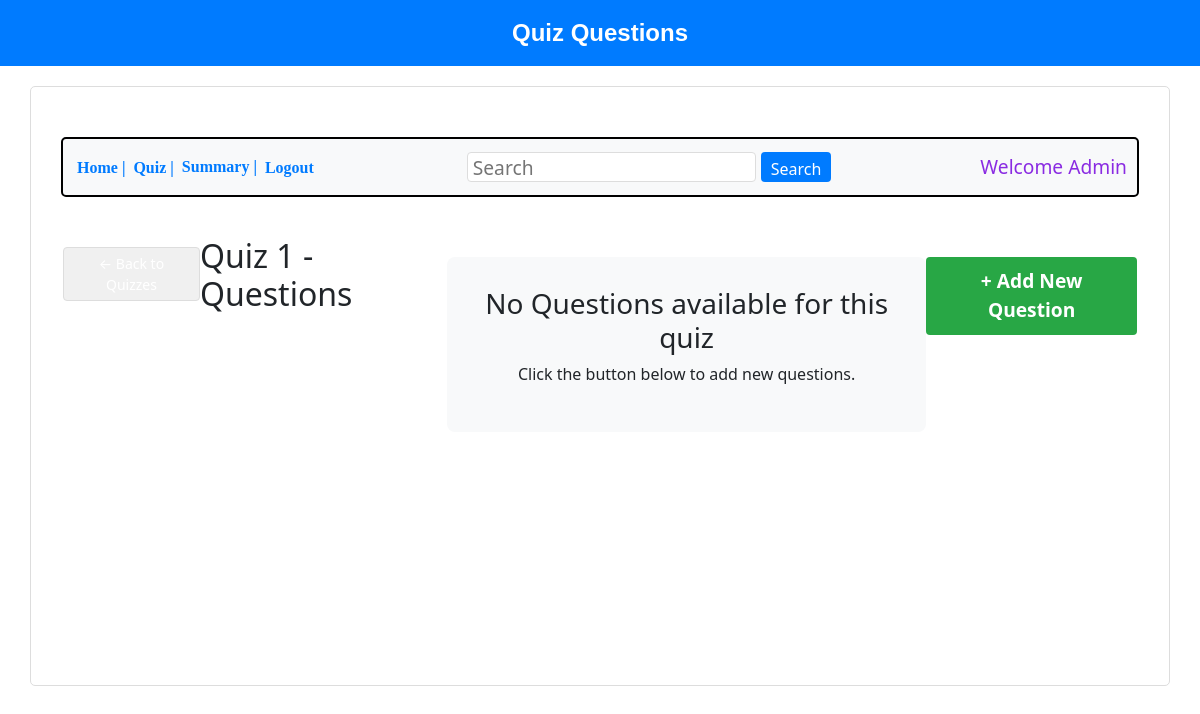
Page /manage_questions/1 on the earlier database version.
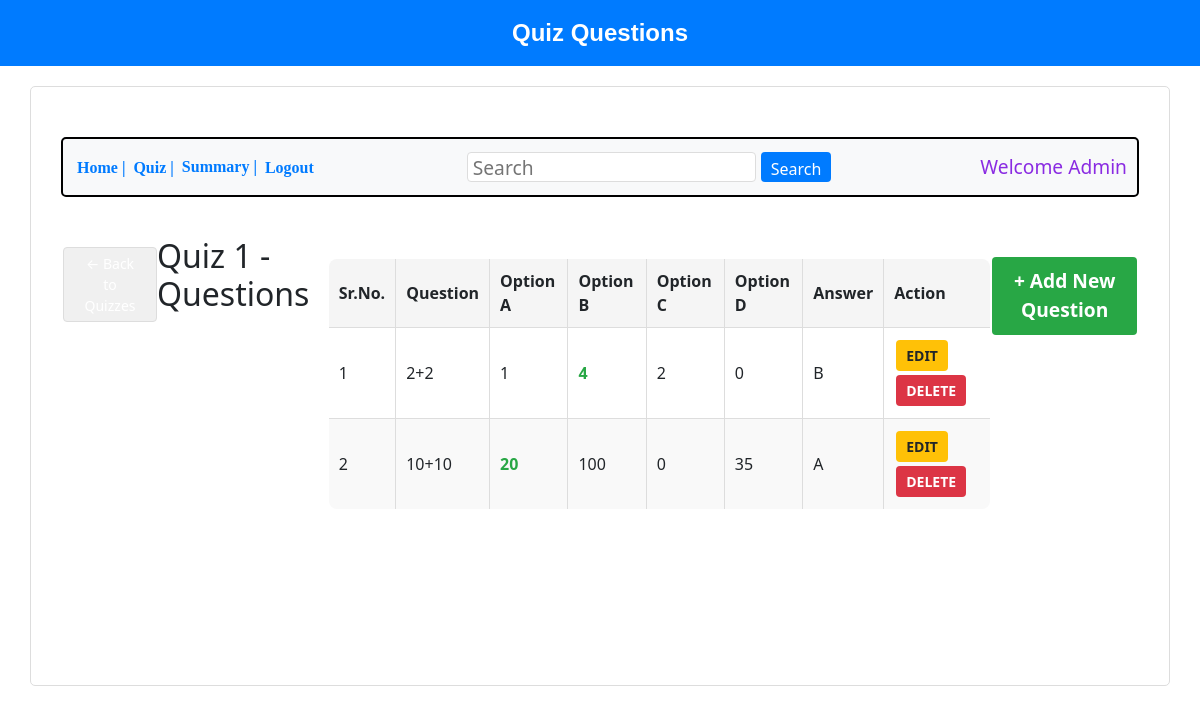
Same page on the later database version.
### backend/models.py (models this page shows, shortened)
class Quiz(db.Model):
    __tablename__ = "quizzes"
    id = db.Column(db.Integer, primary_key=True)
    title = db.Column(db.String, nullable=False)
    subject_id = db.Column(db.Integer, db.ForeignKey("subjects.id"), nullable=False)
    chapter_id = db.Column(db.Integer, db.ForeignKey("chapters.id"), nullable=False)
    duration = db.Column(db.String, nullable=False)  # Store as string (e.g., "00:10")
    created_by_id = db.Column(db.Integer, db.ForeignKey("user_info.id"), nullable=False)
    is_active = db.Column(db.Boolean, default=True)
    created_at = db.Column(db.String, nullable=False, default=datetime.now().strftime("%Y-%m-%d"))
    subject = db.relationship("Subject", backref="quizzes")
    chapter = db.relationship("Chapter", backref="quizzes")
    created_by = db.relationship("User", backref="quizzes_created")

class Question(db.Model):
    __tablename__ = "questions"
    id = db.Column(db.Integer, primary_key=True)
    quiz_id = db.Column(db.Integer, db.ForeignKey("quizzes.id"), nullable=False)
    chapter_id = db.Column(db.Integer, db.ForeignKey("chapters.id"), nullable=False)
    question_text = db.Column(db.String, nullable=False)
    quiz = db.relationship("Quiz", backref="questions")
    options = db.relationship("Option", backref="question", cascade="all, delete-orphan")

class Option(db.Model):
    __tablename__ = "options"
    id = db.Column(db.Integer, primary_key=True)
    question_id = db.Column(db.Integer, db.ForeignKey('questions.id'), nullable=False)
    option_text = db.Column(db.String(255), nullable=False)
    is_correct = db.Column(db.Boolean, default=False)

### backend/controllers.py (the view)
@app.route('/manage_questions/<int:quiz_id>')
def manage_questions(quiz_id):
    quiz = Quiz.query.get_or_404(quiz_id)
    questions = Question.query.filter_by(quiz_id=quiz_id).all()
    for question in questions:
        question.options = Option.query.filter_by(question_id=question.id).all()
    return render_template('show_question.html', quiz=quiz, questions=questions, name=request.args.get('email', 'Admin'))

### templates/show_question.html (shortened to what this page needs)
<!DOCTYPE html>
<html lang="en">
<head>
    <link rel="stylesheet" href="/static/style.css">
    <link rel="stylesheet" href="https://cdnjs.cloudflare.com/ajax/libs/bootstrap/5.3.2/css/bootstrap.min.css">
</head>
<body>
    <div class="header2">Quiz Questions</div>
    <div class="bordertime">
        <div class="button-container">
            <a href="/admin_dash"><button class="nav-button">Home |</button></a>
            <a href="/quiz-mgmt"><button class="nav-button">Quiz |</button></a>
            <button class="nav-button">Summary |</button>
            <a href="/login"><button class="nav-button">Logout</button></a>
            <input class="search" type="search" placeholder="Search">
            <button class="searching">Search</button>
            <h4 class="text">Welcome {{ name }}</h4>
        </div>
        <div class="container">
            <a href="{{ url_for('show_quizzes', subject_id=quiz.subject_id, chapter_id=quiz.chapter_id) }}">
                <button class="back-btn">← Back to Quizzes</button>
            </a>
            <h2>{{ quiz.title }} - Questions</h2>
            {% if questions %}
            <table class="questions-table">
                <thead>
                    <tr>
                        <th>Sr.No.</th>
                        <th>Question</th>
                        <th>Option A</th>
                        <th>Option B</th>
                        <th>Option C</th>
                        <th>Option D</th>
                        <th>Answer</th>
                        <th>Action</th>
                    </tr>
                </thead>
                <tbody>
                    {% for question in questions %}
                    <tr>
                        <td>{{ loop.index }}</td>
                        <td>{{ question.question_text }}</td>
                        {% set options_list = question.options|list %}
                        {% if options_list|length >= 1 %}
                        <td {% if options_list[0].is_correct %}class="correct-option" {% endif %}>{{
                            options_list[0].option_text }}</td>
                        {% else %}
                        <td>-</td>
                        {% endif %}
                        {% if options_list|length >= 2 %}
                        <td {% if options_list[1].is_correct %}class="correct-option" {% endif %}>{{
                            options_list[1].option_text }}</td>
                        {% else %}
                        <td>-</td>
                        {% endif %}
                        {% if options_list|length >= 3 %}
                        <td {% if options_list[2].is_correct %}class="correct-option" {% endif %}>{{
                            options_list[2].option_text }}</td>
                        {% else %}
                        <td>-</td>
                        {% endif %}
                        {% if options_list|length >= 4 %}
                        <td {% if options_list[3].is_correct %}class="correct-option" {% endif %}>{{
                            options_list[3].option_text }}</td>
                        {% else %}
                        <td>-</td>
                        {% endif %}
                        <td>
                            {% for option in options_list %}
                            {% if option.is_correct %}
                            {% if loop.index == 1 %}A{% endif %}
                            {% if loop.index == 2 %}B{% endif %}
                            {% endif %}
                            {% endfor %}
                        </td>
                        <td>
                            <button class="action-btn edit-btn" data-bs-toggle="modal"
                                data-bs-target="#editQuestionModal"
                                data-question-id="{{ question.id }}"
                                data-question-text="{{ question.question_text }}"
                                data-question-hint="{{ question.hint|default('') }}"
                                {% for option in options_list %}
                                data-option-{{ loop.index }}-id="{{ option.id }}"
                                data-option-{{ loop.index }}-text="{{ option.option_text }}"
                                data-option-{{ loop.index }}-correct="{{ 'true' if option.is_correct else 'false' }}"
                                {% endfor %}
                                data-options-count="{{ options_list|length }}">
                                EDIT
                            </button>
                            <a href="{{ url_for('delete_question', question_id=question.id) }}"
                                onclick="return confirm('Are you sure you want to delete this question?')">
                                <button class="action-btn delete-btn">DELETE</button>
                            </a>
                        </td>
                    </tr>
                    {% endfor %}
                </tbody>
            </table>
            {% else %}
            <div class="no-questions">
                <h3>No Questions available for this quiz</h3>
                <p>Click the button below to add new questions.</p>
            </div>
            {% endif %}
            <center>
                <a href="{{ url_for('new_question', quiz_id=quiz.id) }}">
                    <button class="adding-button">+ Add New Question</button>
                </a>
            </center>
        </div>
    </div>
</body>
</html>

### static/style.css (style rules this page uses)
.container { display: flex; justify-content: space-around; }
table { width: 100%; border-collapse: collapse; }
th, td { text-align: left; padding: 8px; }
th { font-weight: bold; text-align: center; }
.bordertime { border: 2px solid black; border-radius: 20px; height: 600px; }
.button-container { padding-left: 20px; display: flex; align-items: center; border: 2px solid black; height: 60px; border-radius: 10px; border-radius: 20px; margin-top: 30px; margin-left: 10px; margin-right: 10px; }
.nav-button { background-color: transparent; text-align: center; display: inline-block; font-size: 16px; cursor: pointer; margin: 0%; padding: 0px 4px; border: none; color: green; font-family: cursive; }
.search { font-size: larger; margin-left: 200px; padding: 0px 50px; height: 30px; }
.searching { height: 30px; color: brown; }
.text { margin-left: 300px; font-size: larger; color: blueviolet; }
.adding-button { margin: 0%; padding: 14px 14px; background-color: rgb(164, 212, 19); border-radius: 20px; justify-content: center; font-size: larger; }
.bordertime { border: 1px solid #ddd; padding: 20px; border-radius: 5px; margin: 20px auto; width: 95%; }
.header2 { background-color: #007bff; color: white; text-align: center; padding: 15px; font-size: 24px; font-weight: bold; }
.button-container { display: flex; align-items: center; margin-bottom: 20px; padding: 10px; background-color: #f8f9fa; border-radius: 5px; }
.nav-button { background: none; border: none; color: #007bff; cursor: pointer; font-weight: bold; }
.back-btn { margin-bottom: 20px; padding: 5px 15px; background-color: #f0f0f0; border: 1px solid #ddd; border-radius: 4px; cursor: pointer; }
.correct-option { margin-top: 20px; }
.text { margin-left: auto; margin-bottom: 0; }
.search { margin-left: auto; padding: 5px; border-radius: 4px; border: 1px solid #ddd; }
.searching { background-color: #007bff; color: white; border: none; border-radius: 4px; padding: 5px 10px; margin-left: 5px; }
.action-btn { margin: 2px; padding: 6px 12px; border: none; border-radius: 4px; cursor: pointer; }
.edit-btn { background-color: #ffc107; color: black; }
.delete-btn { background-color: #dc3545; color: white; }
.back-btn { margin: 10px 0; padding: 8px 16px; background-color: #6c757d; color: white; border: none; border-radius: 4px; cursor: pointer; }
body { font-family: 'Segoe UI', Tahoma, Geneva, Verdana, sans-serif; background-color: #f4f6f8; color: #333; margin: 0; padding: 0; }
h1, h2, h3 { color: #222; }
a { text-decoration: none; color: #007bff; }
.header2 { padding: 20px; background-color: white; color: black; text-align: center; font-size: xx-large; font-family: Verdana, Geneva, Tahoma, sans-serif; }
.container { max-width: 900px; margin: 20px auto; background: white; padding: 20px; border-radius: 8px; }
.action-btn { padding: 6px 12px; border-radius: 5px; font-size: 14px; cursor: pointer; }
.edit-btn { background-color: #ffc107; color: #000; }
.delete-btn { background-color: #dc3545; color: #fff; }
.back-btn { padding: 10px 18px; background-color: #6c757d; color: white; border-radius: 6px; font-size: 14px; }
.questions-table { width: 100%; border-collapse: collapse; margin-top: 20px; }
.questions-table th, .questions-table td { border: 1px solid #ddd; padding: 10px; text-align: left; }
.questions-table th { background-color: #f5f5f5; font-weight: bold; }
.questions-table tr:nth-child(even) { background-color: #f9f9f9; }
.action-btn { padding: 5px 10px; border: none; border-radius: 4px; cursor: pointer; margin-right: 5px; font-weight: bold; }
.edit-btn { background-color: #ffc107; color: #212529; }
.adding-button { background-color: #28a745; color: white; padding: 10px 20px; border: none; border-radius: 4px; cursor: pointer; margin-top: 20px; font-weight: bold; }
.correct-option { color: #28a745; font-weight: bold; }
table { margin-top: 10px; width: 100%; border-collapse: collapse; border: 2px solid black; border-radius: 10px; overflow: hidden; }
th, td { padding: 10px; text-align: left; }
body { font-family: Arial, sans-serif; text-align: center; background-color: #f8f8f8; }

Differences in the rows shown:
added Question: question_text "2+2"
added Option: option_text "1"
added Option: option_text "4", is_correct "B", shown under "2+2"
added Option: option_text "2"
added Option: option_text "0"
added Question: question_text "10+10"
added Option: option_text "20", is_correct "A", shown under "10+10"
added Option: option_text "100"
added Option: option_text "0"
added Option: option_text "35"
Other differences:
text no longer shown: "No Questions available for this quiz Click the button below to add new questions."
text now shown: "Sr.No. Question Option A Option B Option C Option D Answer Action"
